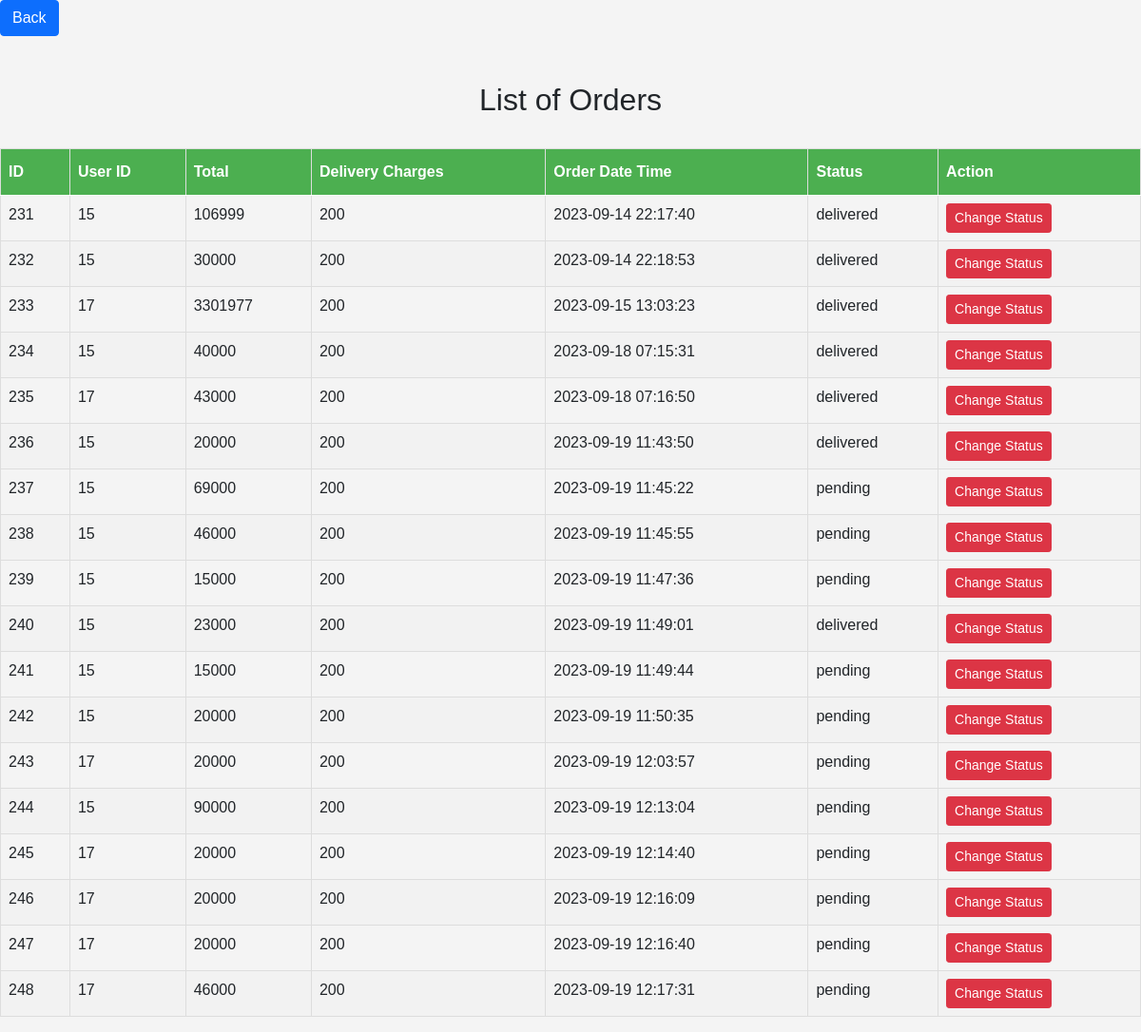
Page /admin/orders/ordersindex.php on the committed database.
### tables this page shows
CREATE TABLE `orders` (
  `id` int(11) NOT NULL,
  `user_id` int(11) NOT NULL,
  `total` int(11) NOT NULL,
  `delivery_charges` int(11) NOT NULL,
  `order_date_time` datetime NOT NULL,
  `status` varchar(100) NOT NULL DEFAULT 'pending'
);

### admin/orders/ordersindex.php (the view, shortened to what this page needs)
<!DOCTYPE html>
<html lang="en">
<head>
    <link href="https://cdn.jsdelivr.net/npm/bootstrap@5.0.2/dist/css/bootstrap.min.css" rel="stylesheet"
>
</head>
<body>
    <a class="btn btn-primary" href="/project3.0/admin/index.php">Back</a>
    <br><br><br>
    <h2 style="text-align:center;">List of Orders</h2>
    <br>
    <div class="table-responsive">
        <table class="table">
            <thead>
                <tr>
                    <th>ID</th>
                    <th>User ID</th>
                    <th>Total</th>
                    <th>Delivery Charges</th>
                    <th>Order Date Time</th>
                    <th>Status</th>
                    <th>Action</th>
                </tr>
            </thead>
            <tbody>
                <?php
                include 'config.php';
                $sql = "SELECT * FROM orders";
                $result = $conn->query($sql);
                while ($row = $result->fetch_assoc()) {
                    echo "<tr>
<td>$row[id]</td>
<td>$row[user_id]</td>
<td>$row[total]</td>
<td>$row[delivery_charges]</td>
<td>$row[order_date_time]</td>
<td>$row[status]</td>
<td>
    <a class='btn btn-danger btn-sm' href='orderstaus.php?id=$row[id]'>Change Status</a>
</td>
</tr>";
                }
                ?>
            </tbody>
        </table>
    </div>
</body><script src="https://code.jquery.com/jquery-3.6.0.min.js"></script>
</html>

### admin/orders/ordersindex.php (style rules this page uses)
body { font-family: Arial, sans-serif; margin: 0; padding: 0; background-color: #f4f4f4; }
.table { border-collapse: collapse; width: 100%; }
.table th, .table td { border: 1px solid #ddd; padding: 8px; }
.table tr:nth-child(even) { background-color: #f2f2f2; }
.table th { padding-top: 12px; padding-bottom: 12px; text-align: left; background-color: #4CAF50; color: white; }

### rows in the picture
orders: id "231", user "15", total "106999", delivery_charges "200", order_date_time "2023-09-14 22:17:40", status "delivered"
orders: id "232", user "15", total "30000", delivery_charges "200", order_date_time "2023-09-14 22:18:53", status "delivered"
orders: id "233", user "17", total "3301977", delivery_charges "200", order_date_time "2023-09-15 13:03:23", status "delivered"
orders: id "234", user "15", total "40000", delivery_charges "200", order_date_time "2023-09-18 07:15:31", status "delivered"
orders: id "235", user "17", total "43000", delivery_charges "200", order_date_time "2023-09-18 07:16:50", status "delivered"
orders: id "236", user "15", total "20000", delivery_charges "200", order_date_time "2023-09-19 11:43:50", status "delivered"
orders: id "237", user "15", total "69000", delivery_charges "200", order_date_time "2023-09-19 11:45:22", status "pending"
orders: id "238", user "15", total "46000", delivery_charges "200", order_date_time "2023-09-19 11:45:55", status "pending"
orders: id "239", user "15", total "15000", delivery_charges "200", order_date_time "2023-09-19 11:47:36", status "pending"
orders: id "240", user "15", total "23000", delivery_charges "200", order_date_time "2023-09-19 11:49:01", status "delivered"
orders: id "241", user "15", total "15000", delivery_charges "200", order_date_time "2023-09-19 11:49:44", status "pending"
orders: id "242", user "15", total "20000", delivery_charges "200", order_date_time "2023-09-19 11:50:35", status "pending"
orders: id "243", user "17", total "20000", delivery_charges "200", order_date_time "2023-09-19 12:03:57", status "pending"
orders: id "244", user "15", total "90000", delivery_charges "200", order_date_time "2023-09-19 12:13:04", status "pending"
orders: id "245", user "17", total "20000", delivery_charges "200", order_date_time "2023-09-19 12:14:40", status "pending"
orders: id "246", user "17", total "20000", delivery_charges "200", order_date_time "2023-09-19 12:16:09", status "pending"
orders: id "247", user "17", total "20000", delivery_charges "200", order_date_time "2023-09-19 12:16:40", status "pending"
orders: id "248", user "17", total "46000", delivery_charges "200", order_date_time "2023-09-19 12:17:31", status "pending"
